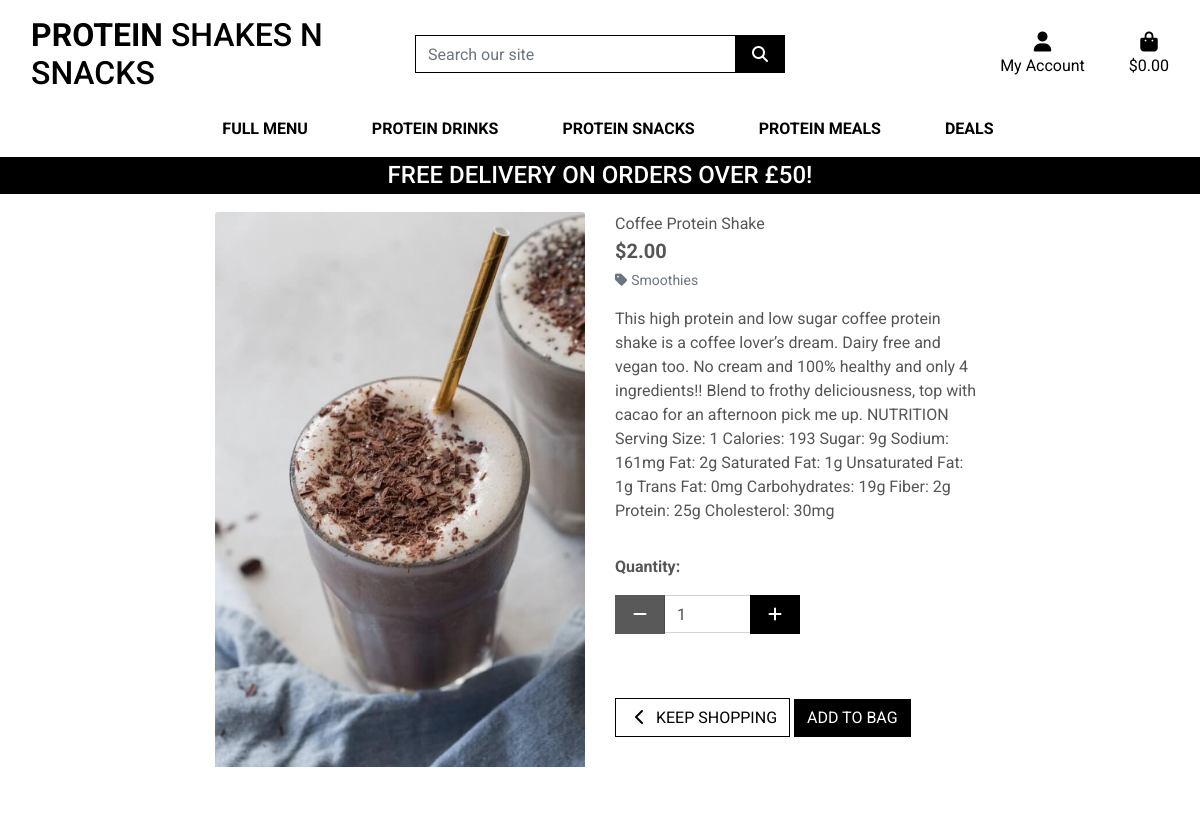
/menu_items/2, run on the app's committed database.
### menu_items/models.py (models this page shows, shortened)
class Item(models.Model):
    category = models.ForeignKey('Category', null=True, blank=True, on_delete=models.SET_NULL)
    sku = models.CharField(max_length=254, null=True, blank=True)
    name = models.CharField(max_length=254)
    description = models.TextField()
    price = models.DecimalField(max_digits=6, decimal_places=2)
    image_url = models.URLField(max_length=1024, null=True, blank=True)
    image = models.ImageField(null=True, blank=True)

class Category(models.Model):
    class Meta:
        verbose_name_plural = 'Categories'
    name = models.CharField(max_length=254)
    friendly_name = models.CharField(max_length=254, null=True, blank=True)

### menu_items/views.py (the view)
# urls.py: path('<item_id>', views.item_detail, name='item_detail'),
def item_detail(request, item_id):
    item = get_object_or_404(Item, pk=item_id)
    context = {
        'item': item,
    }
    return render(request, 'menu_items/item_detail.html', context)

### bag/contexts.py (called while the page is built, shortened)
def bag_contents(request):
    bag_items = []
    total = 0
    item_count = 0
    bag = request.session.get('bag', {})
    if total < settings.FREE_DELIVERY_THRESHOLD:
        delivery = total * Decimal(settings.STANDARD_DELIVERY_PERCENTAGE / 100)
        free_delivery_delta = settings.FREE_DELIVERY_THRESHOLD - total
    else:
        delivery = 0
        free_delivery_delta = 0
    grand_total = delivery + total
    context = {
        'bag_items': bag_items,
        'total': total,
        'item_count': item_count,
        'delivery': delivery,
        'free_delivery_delta': free_delivery_delta,
        'free_delivery_threshold': settings.FREE_DELIVERY_THRESHOLD,
        'grand_total': grand_total,
    }
    return context

### menu_items/templates/menu_items/item_detail.html (shortened to what this page needs)
{% extends "base.html" %}
{% load static %}
{% block page_header %}
    <div class="container header-container">
    </div>
{% endblock %}
{% block content %}
    <div class="overlay"></div>
    <div class="container-fluid">
        <div class="row">
            <div class="col-12 col-md-6 col-lg-4 offset-lg-2">
                <div class="image-container my-5">
                    {% if item.image %}
                        <a href="{{ item.image.url }}" target="_blank">
                            <img class="card-img-top img-fluid" src="{{ item.image.url }}" alt="{{ item.name }}">
                        </a>
                        {% else %}
                        <a href="">
                            <img class="card-img-top img-fluid" src="{{ MEDIA_URL }}noimage.png" alt="{{ item.name }}">
                        </a>
                    {% endif %}
                </div>
            </div>
            <div class="col-12 col-md-6 col-lg-4">
                <div class="product-details-container mb-5 mt-md-5">
                    <p class="mb-0">{{ item.name }}</p>
                    <p class="lead mb-0 text-left font-weight-bold">${{ item.price }}</p>
                    {% if item.category %}
                    <p class="small mt-1 mb-0">
                        <a class="text-muted" href="{% url 'menu_items' %}?category={{ item.category.name }}">
                            <i class="fas fa-tag mr-1"></i>{{ item.category.friendly_name }}
                        </a>
                    </p>
                    {% endif %}
                    <p class="mt-3">{{ item.description }}</p>
                    <form class="form" action="{% url 'add_to_bag' item.id %}" method="POST">
                        <div class="form-row">
                            <div class="col-12">
                                <p class="mt-3"><strong>Quantity:</strong></p>
                                <div class="form-group w-50">
                                    <div class="input-group">
                                        <div class="input-group-prepend">
                                            <button class="decrement-qty btn btn-black rounded-0"
                                                data-item_id="{{ item.id }}" id="decrement-qty_{{ item.id }}">
                                                <span class="icon">
                                                    <i class="fas fa-minus"></i>
                                                </span>
                                            </button>
                                        </div>
                                        <input class="form-control qty_input" type="number"
                                            name="quantity" value="1" min="1" max="99"
                                            data-item_id="{{ item.id }}"
                                            id="id_qty_{{ item.id }}">
                                        <div class="input-group-append">
                                            <button class="increment-qty btn btn-black rounded-0"
                                                data-item_id="{{ item.id }}" id="increment-qty_{{ item.id }}">
                                                <span class="icon">
                                                    <i class="fas fa-plus"></i>
                                                </span>
                                            </button>
                                        </div>
                                    </div>
                                </div>
                            </div>
                            <div class="col-12">
                                <a href="{% url 'menu_items' %}" class="btn btn-outline-black rounded-0 mt-5">
                                    <span class="icon">
                                        <i class="fas fa-chevron-left"></i>
                                    </span>
                                    <span class="text-uppercase">Keep Shopping</span>
                                </a>
                                <input type="submit" class="btn btn-black rounded-0 text-uppercase mt-5" value="Add to Bag">
                            </div>
                        </div>
                    </form>
                </div>
            </div>
        </div>
    </div>
{% endblock %}

### static/css/base.css (style rules this page uses)
html { height: 100%; }
body { background: url('/media/pexels-kindel-media-8181548.jpg') no-repeat center center fixed; background-size: cover; height: calc(100vh - 164px); color: #555; font-family: 'Roboto', sans-serif; }
.icon { align-items: center; display: inline-flex; justify-content: center; height: 1.5rem; width: 1.5rem; }
.btn-black { background: black; color: white; }
.btn-outline-black { background: white; color: black !important; border: 1px solid black; }
.overlay { height: 100%; width: 100%; top: 0; left: 0; position: fixed; background: white; z-index: -1; }
@media (min-width: 1200px) { .container { max-width: 80%; } }
@media (min-width: 992px) { .header-container { padding-top: 164px; } }

### data on the page
Item: image (picture), name "Coffee Protein Shake", price "2.00", category.friendly_name "Smoothies", description "This high protein and low sugar coffee protein shake is a coffee lover’s dream. Dairy free and vegan too. No cream and 100% healthy and only 4 ingredients!! Blend to frothy deliciousness, top with cacao for an afternoon pick me up. NUTRITION Serving Size: 1 Calories: 193 Sugar: 9g Sodium: 161mg Fat: 2g Saturated Fat: 1g Unsaturated Fat: 1g Trans Fat: 0mg Carbohydrates: 19g Fiber: 2g Protein: 25g Cholesterol: 30mg"

### other printed values
{{ free_delivery_threshold }} "50"
